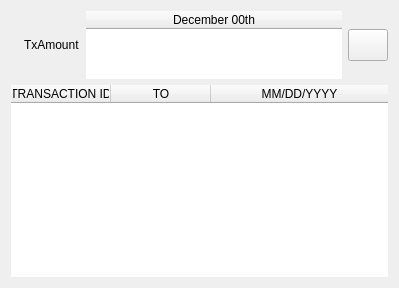
<?xml version="1.0" encoding="UTF-8"?>
<ui version="4.0">
 <class>TxEntry</class>
 <widget class="QWidget" name="TxEntry">

  <property name="sizePolicy">
   <sizepolicy hsizetype="Preferred" vsizetype="Maximum">
    <horstretch>0</horstretch>
    <verstretch>0</verstretch>
   </sizepolicy>
  </property>
  <layout class="QVBoxLayout" name="verticalLayout" stretch="0">
   <item>
    <layout class="QVBoxLayout" name="verticalLayout_2">
     <item>
      <layout class="QHBoxLayout" name="horizontalLayout">
       <item>
        <widget class="QLabel" name="labelTypeIcon">
         <property name="sizePolicy">
          <sizepolicy hsizetype="Maximum" vsizetype="Maximum">
           <horstretch>0</horstretch>
           <verstretch>0</verstretch>
          </sizepolicy>
         </property>
        </widget>
       </item>
       <item>
        <widget class="QLabel" name="labelTxAmount">
         <property name="sizePolicy">
          <sizepolicy hsizetype="Expanding" vsizetype="Preferred">
           <horstretch>0</horstretch>
           <verstretch>0</verstretch>
          </sizepolicy>
         </property>
         <property name="text">
          <string>TxAmount</string>
         </property>
        </widget>
       </item>
       <item>
        <widget class="QTableWidget" name="tableWidgetDate">
         <property name="sizePolicy">
          <sizepolicy hsizetype="Maximum" vsizetype="Maximum">
           <horstretch>0</horstretch>
           <verstretch>0</verstretch>
          </sizepolicy>
         </property>
         <property name="frameShape">
          <enum>QFrame::NoFrame</enum>
         </property>
         <property name="frameShadow">
          <enum>QFrame::Plain</enum>
         </property>
         <property name="autoScroll">
          <bool>false</bool>
         </property>
         <property name="editTriggers">
          <set>QAbstractItemView::NoEditTriggers</set>
         </property>
         <property name="tabKeyNavigation">
          <bool>false</bool>
         </property>
         <property name="showDropIndicator" stdset="0">
          <bool>false</bool>
         </property>
         <property name="dragDropOverwriteMode">
          <bool>false</bool>
         </property>
         <property name="selectionMode">
          <enum>QAbstractItemView::NoSelection</enum>
         </property>
         <property name="textElideMode">
          <enum>Qt::ElideMiddle</enum>
         </property>
         <property name="showGrid">
          <bool>false</bool>
         </property>
         <property name="gridStyle">
          <enum>Qt::NoPen</enum>
         </property>
         <property name="cornerButtonEnabled">
          <bool>false</bool>
         </property>
         <attribute name="horizontalHeaderHighlightSections">
          <bool>false</bool>
         </attribute>
         <attribute name="horizontalHeaderStretchLastSection">
          <bool>true</bool>
         </attribute>
         <attribute name="verticalHeaderVisible">
          <bool>false</bool>
         </attribute>
         <attribute name="verticalHeaderHighlightSections">
          <bool>false</bool>
         </attribute>
         <column>
          <property name="text">
           <string>December 00th</string>
          </property>
         </column>
        </widget>
       </item>
       <item>
        <widget class="QPushButton" name="pushButtonExpand">
         <property name="sizePolicy">
          <sizepolicy hsizetype="Fixed" vsizetype="Fixed">
           <horstretch>0</horstretch>
           <verstretch>0</verstretch>
          </sizepolicy>
         </property>
         <property name="minimumSize">
          <size>
           <width>32</width>
           <height>32</height>
          </size>
         </property>
         <property name="baseSize">
          <size>
           <width>32</width>
           <height>32</height>
          </size>
         </property>
         <property name="text">
          <string/>
         </property>
         <property name="iconSize">
          <size>
           <width>32</width>
           <height>32</height>
          </size>
         </property>
        </widget>
       </item>
      </layout>
     </item>
     <item>
      <widget class="QTableWidget" name="tableWidgetDetails">
       <property name="sizePolicy">
        <sizepolicy hsizetype="Preferred" vsizetype="Maximum">
         <horstretch>0</horstretch>
         <verstretch>0</verstretch>
        </sizepolicy>
       </property>
       <property name="frameShape">
        <enum>QFrame::NoFrame</enum>
       </property>
       <property name="frameShadow">
        <enum>QFrame::Plain</enum>
       </property>
       <property name="autoScroll">
        <bool>false</bool>
       </property>
       <property name="editTriggers">
        <set>QAbstractItemView::NoEditTriggers</set>
       </property>
       <property name="tabKeyNavigation">
        <bool>false</bool>
       </property>
       <property name="showDropIndicator" stdset="0">
        <bool>false</bool>
       </property>
       <property name="dragDropOverwriteMode">
        <bool>false</bool>
       </property>
       <property name="selectionMode">
        <enum>QAbstractItemView::NoSelection</enum>
       </property>
       <property name="textElideMode">
        <enum>Qt::ElideMiddle</enum>
       </property>
       <property name="showGrid">
        <bool>false</bool>
       </property>
       <property name="gridStyle">
        <enum>Qt::NoPen</enum>
       </property>
       <property name="cornerButtonEnabled">
        <bool>false</bool>
       </property>
       <attribute name="horizontalHeaderCascadingSectionResizes">
        <bool>false</bool>
       </attribute>
       <attribute name="horizontalHeaderHighlightSections">
        <bool>false</bool>
       </attribute>
       <attribute name="horizontalHeaderStretchLastSection">
        <bool>true</bool>
       </attribute>
       <attribute name="verticalHeaderVisible">
        <bool>false</bool>
       </attribute>
       <attribute name="verticalHeaderHighlightSections">
        <bool>false</bool>
       </attribute>
       <column>
        <property name="text">
         <string>TRANSACTION ID</string>
        </property>
       </column>
       <column>
        <property name="text">
         <string>TO</string>
        </property>
       </column>
       <column>
        <property name="text">
         <string>MM/DD/YYYY</string>
        </property>
       </column>
      </widget>
     </item>
    </layout>
   </item>
  </layout>
 </widget>
 <resources/>
 <connections/>
</ui>
